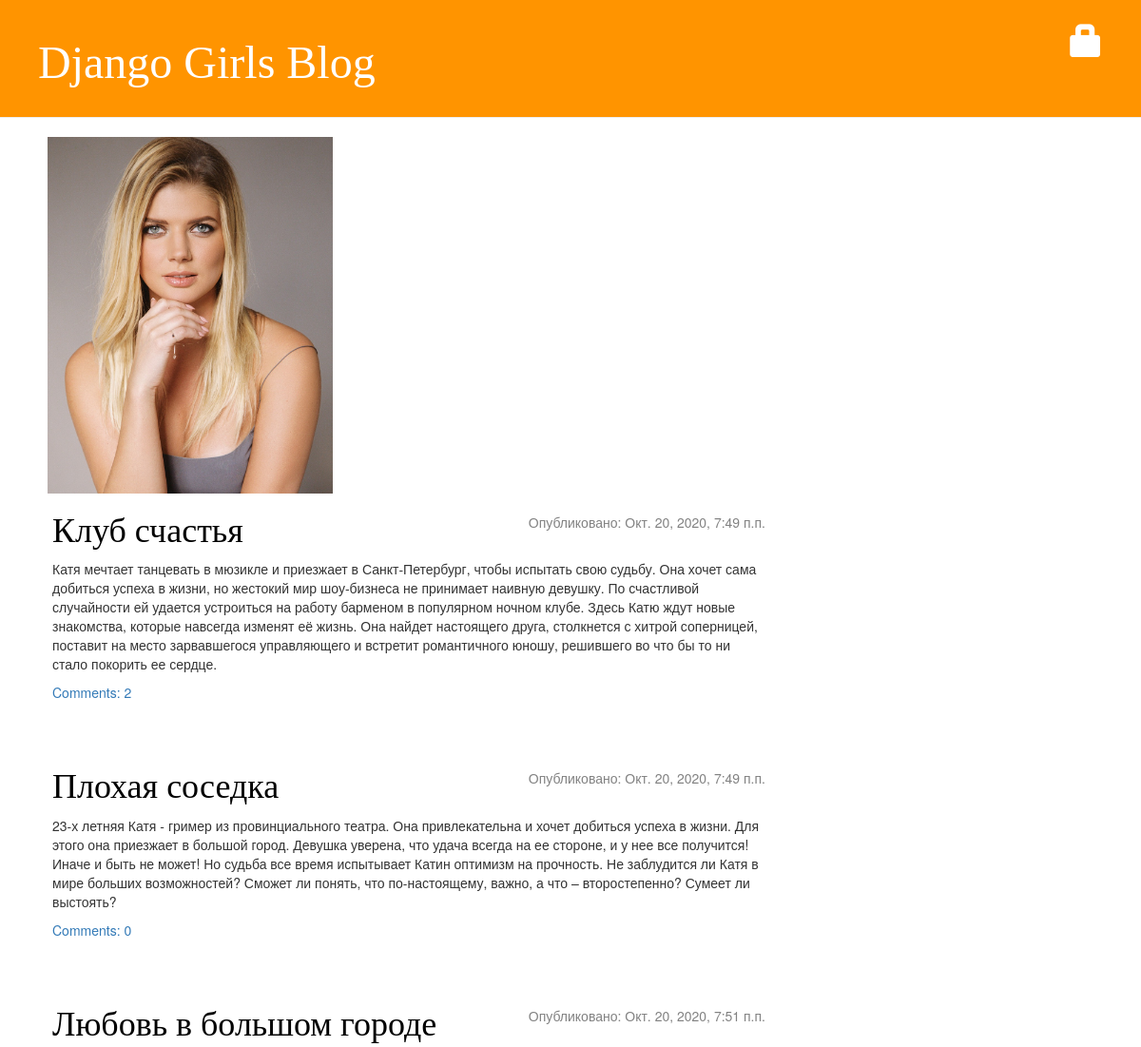
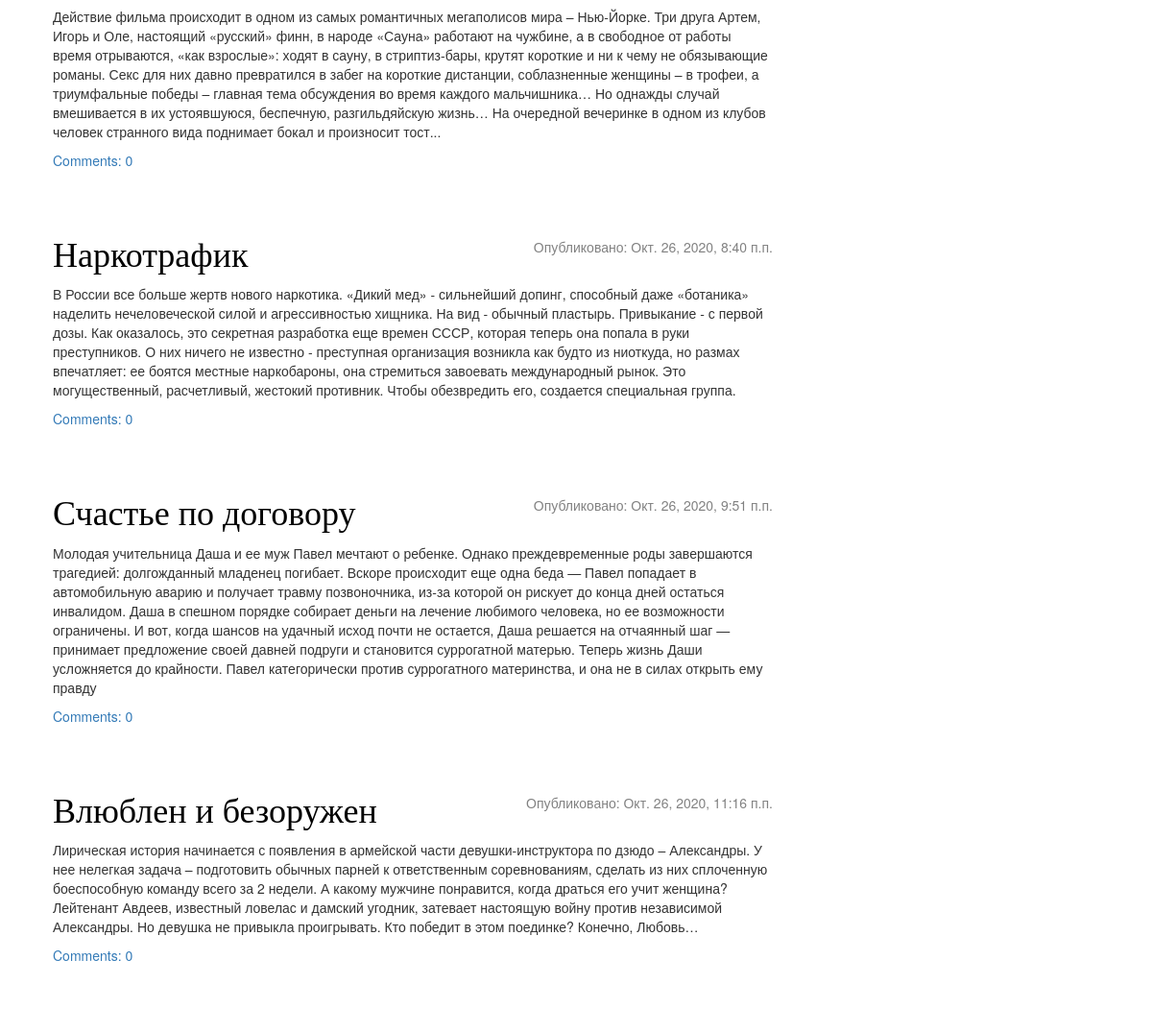
The page / on the database its author committed (2 pictures, top to bottom).
### blog/models.py (models this page shows, shortened)
class Post(models.Model):
    author = models.ForeignKey(settings.AUTH_USER_MODEL, on_delete=models.CASCADE)
    title = models.CharField(max_length=200)
    text = models.TextField()
    created_date = models.DateTimeField(default=timezone.now)
    published_date = models.DateTimeField(blank=True, null=True)
    def approved_comments(self):
        return self.comments.filter(approved_comment=True)

### blog/views.py (the view)
# urls.py: path('', views.post_list, name='post_list'),
def post_list(request):
    posts = Post.objects.filter(published_date__lte=timezone.now()).order_by('published_date')
    return render(request, 'blog/post_list.html', {'posts': posts})

### blog/templates/blog/post_list.html
{% extends 'blog/base.html' %}
{% block content %}
    {% for post in posts %}
        <div class="post">
            <div class="date">
                <p>Опубликовано: {{ post.published_date }}</p>
            </div>
            <h1><a href="{% url 'post_detail' pk=post.pk %}">{{ post.title }}</a></h1>
            <p>{{ post.text|linebreaksbr }}</p>
            <a href="{% url 'post_detail' pk=post.pk %}">Comments: {{ post.approved_comments.count }}</a>
        </div>
    {% endfor %}
{% endblock %}

### static/css/blog.css (style rules this page uses)
h1, h2, h3, h4 { font-family: 'Lobster', cursive; }
.date { color: #828282; float: right; }
.post { margin-bottom: 70px; }
.post h1 a, .post h1 a:visited { color: #000000; }

### rows shown on the page
Post: published_date "Окт. 20, 2020, 7:49 п.п.", title "Клуб счастья", text "Катя мечтает танцевать в мюзикле и приезжает в Санкт-Петербург, чтобы испытать свою судьбу. Она хочет сама добиться успеха в жизни, но жестокий мир шоу-бизнеса не принимает наивную девушку. По счастливой случайности ей удается устроиться на работу барменом в популярном ночном клубе. Здесь Катю ждут новые знакомства, которые навсегда изменят её жизнь. Она найдет настоящего друга, столкнется с хитрой соперницей, поставит на место зарвавшегося управляющего и встретит романтичного юношу, решившего во что бы то ни стало покорить ее сердце.", approved_comments.count "2"
Post: published_date "Окт. 20, 2020, 7:49 п.п.", title "Плохая соседка", text "23-х летняя Катя - гример из провинциального театра. Она привлекательна и хочет добиться успеха в жизни. Для этого она приезжает в большой город. Девушка уверена, что удача всегда на ее стороне, и у нее все получится! Иначе и быть не может! Но судьба все время испытывает Катин оптимизм на прочность. Не заблудится ли Катя в мире больших возможностей? Сможет ли понять, что по-настоящему, важно, а что – второстепенно? Сумеет ли выстоять?", approved_comments.count "0"
Post: published_date "Окт. 20, 2020, 7:51 п.п.", title "Любовь в большом городе", text "Действие фильма происходит в одном из самых романтичных мегаполисов мира – Нью-Йорке. Три друга Артем, Игорь и Оле, настоящий «русский» финн, в народе «Сауна» работают на чужбине, а в свободное от работы время отрываются, «как взрослые»: ходят в сауну, в стриптиз-бары, крутят короткие и ни к чему не обязывающие романы. Секс для них давно превратился в забег на короткие дистанции, соблазненные женщины – в трофеи, а триумфальные победы – главная тема обсуждения во время каждого мальчишника… Но однажды случай вмешивается в их устоявшуюся, беспечную, разгильдяйскую жизнь… На очередной вечеринке в одном из клубов человек странного вида поднимает бокал и произносит тост...", approved_comments.count "0"
Post: published_date "Окт. 26, 2020, 8:40 п.п.", title "Наркотрафик", text "В России все больше жертв нового наркотика. «Дикий мед» - сильнейший допинг, способный даже «ботаника» наделить нечеловеческой силой и агрессивностью хищника. На вид - обычный пластырь. Привыкание - с первой дозы. Как оказалось, это секретная разработка еще времен СССР, которая теперь она попала в руки преступников. О них ничего не известно - преступная организация возникла как будто из ниоткуда, но размах впечатляет: ее боятся местные наркобароны, она стремиться завоевать международный рынок. Это могущественный, расчетливый, жестокий противник. Чтобы обезвредить его, создается специальная группа.", approved_comments.count "0"
Post: published_date "Окт. 26, 2020, 9:51 п.п.", title "Счастье по договору", text "Молодая учительница Даша и ее муж Павел мечтают о ребенке. Однако преждевременные роды завершаются трагедией: долгожданный младенец погибает. Вскоре происходит еще одна беда — Павел попадает в автомобильную аварию и получает травму позвоночника, из-за которой он рискует до конца дней остаться инвалидом. Даша в спешном порядке собирает деньги на лечение любимого человека, но ее возможности ограничены. И вот, когда шансов на удачный исход почти не остается, Даша решается на отчаянный шаг — принимает предложение своей давней подруги и становится суррогатной матерью. Теперь жизнь Даши усложняется до крайности. Павел категорически против суррогатного материнства, и она не в силах открыть ему…", approved_comments.count "0"
Post: published_date "Окт. 26, 2020, 11:16 п.п.", title "Влюблен и безоружен", text "Лирическая история начинается с появления в армейской части девушки-инструктора по дзюдо – Александры. У нее нелегкая задача – подготовить обычных парней к ответственным соревнованиям, сделать из них сплоченную боеспособную команду всего за 2 недели. А какому мужчине понравится, когда драться его учит женщина? Лейтенант Авдеев, известный ловелас и дамский угодник, затевает настоящую войну против независимой Александры. Но девушка не привыкла проигрывать. Кто победит в этом поединке? Конечно, Любовь…", approved_comments.count "0"
